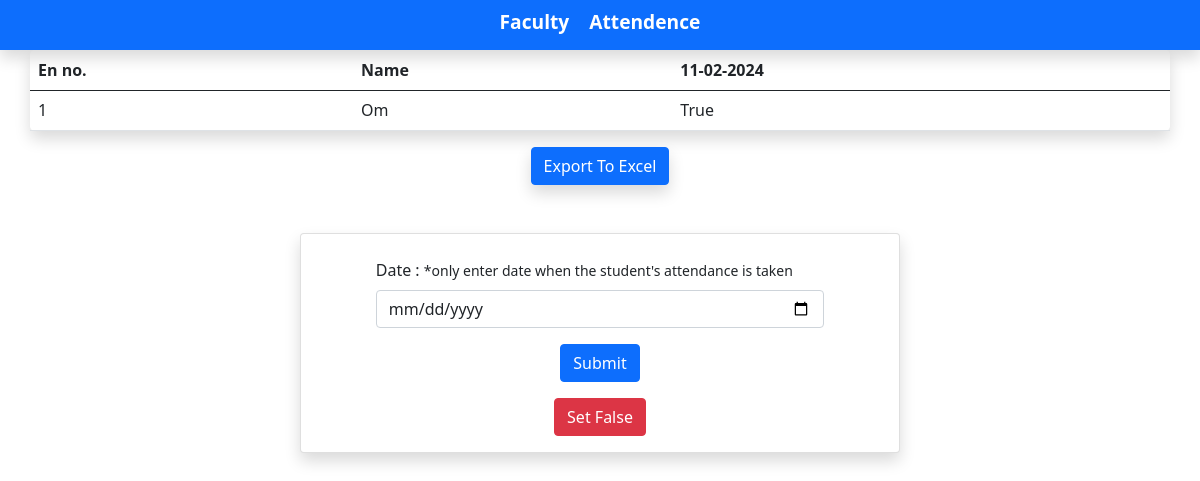
/faculty/, run on an earlier commit of the app's database.
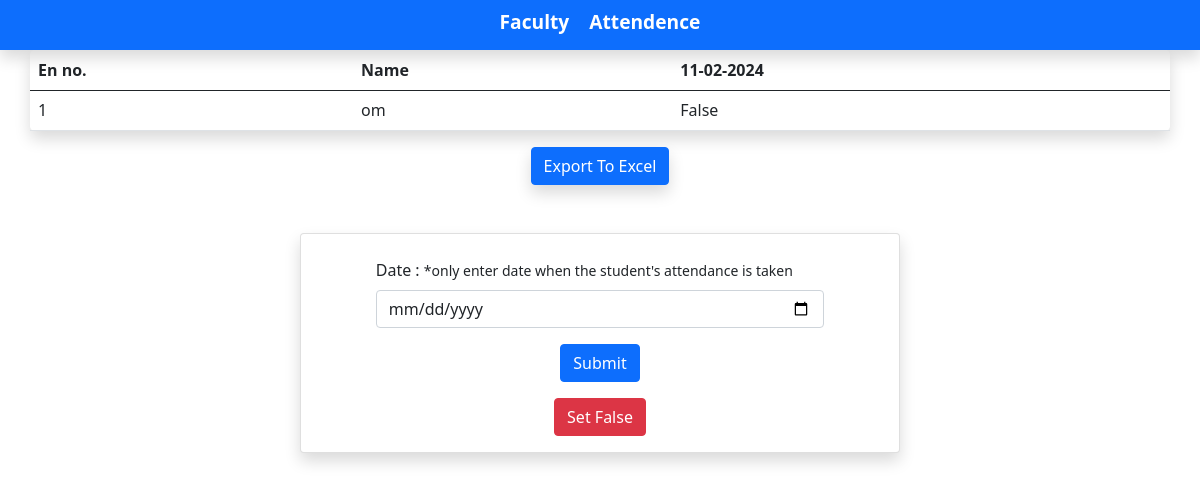
And on a later commit of the database.
### college_admin/models.py (models this page shows)
class register(models.Model):
    en_no = models.TextField(max_length=20,primary_key=True)
    name = models.TextField(max_length=20)
    img = models.ImageField(upload_to="img/")
    attended = models.BooleanField(default=False)
    cap_img = models.ImageField(upload_to='cap_images/')

### faculty/views.py (the view, shortened to what this page needs)
# urls.py: path('',F_home,name='F_home'),
def F_home(request):
    data = register.objects.values("en_no", "name", "attended")
    context = {
        "page": "Faculty",
        "data": data,
        "current_datetime": current_datetime,
    }
    date = ""
    return render(request, "F_index.html", context)

### faculty/templates/F_index.html (shortened to what this page needs)
{% extends "./base.html" %}
{% block index %}
<table class="table container shadow rounded-3 border-5">
  <thead>
    <tr>
      <th scope="col">En no.</th>
      <th scope="col">Name</th>
      <th scope="col">{{ current_datetime|date:"d-m-Y"}}</th>
    </tr>
  </thead>
  <tbody>
    <tr>
      {% for row in data %}
    <tr>
      <td>{{ row.en_no }}</td>
      <td>{{ row.name }}</td>
      <td>{{ row.attended }}</td>
    </tr>
    {% endfor %}
    </tr>
  </tbody>
</table>
<form method="post" action="{% url 'export_to_excel' %}">
  <div class="d-block custom-button mt-3">
    <button type="submit" class="btn btn-primary shadow">Export To Excel</button>
  </div>
</form>
<div class="d-flex justify-content-center">
  <section class="card shadow m-5 d-flex justify-content-center align-items-center w-50">
    <div class="mb-3 w-75 d-block m-4">
      <form method="post">
          <label for="exampleInputEmail1" class="form-label d-block">Date : <small>*only enter date when the student's attendance is taken</small> </label>
          <input type="date" class="form-control" name="date">
          <div class="d-block custom-button mt-3">
            <button type="submit" class="btn btn-primary">Submit</button>
          </div>
      </form>
      <form method="post" action="{% url 'empty' %}">
            <div class="d-block custom-button mt-3">
                <button type="submit" class="btn btn-danger">Set False</button>
            </div>
        </form>
    </div>
  </section>
{% endblock %}

What changed in the data, as far as the page shows it:
changed register id 1: name "Om" → "om"; attended "True" → "False"
